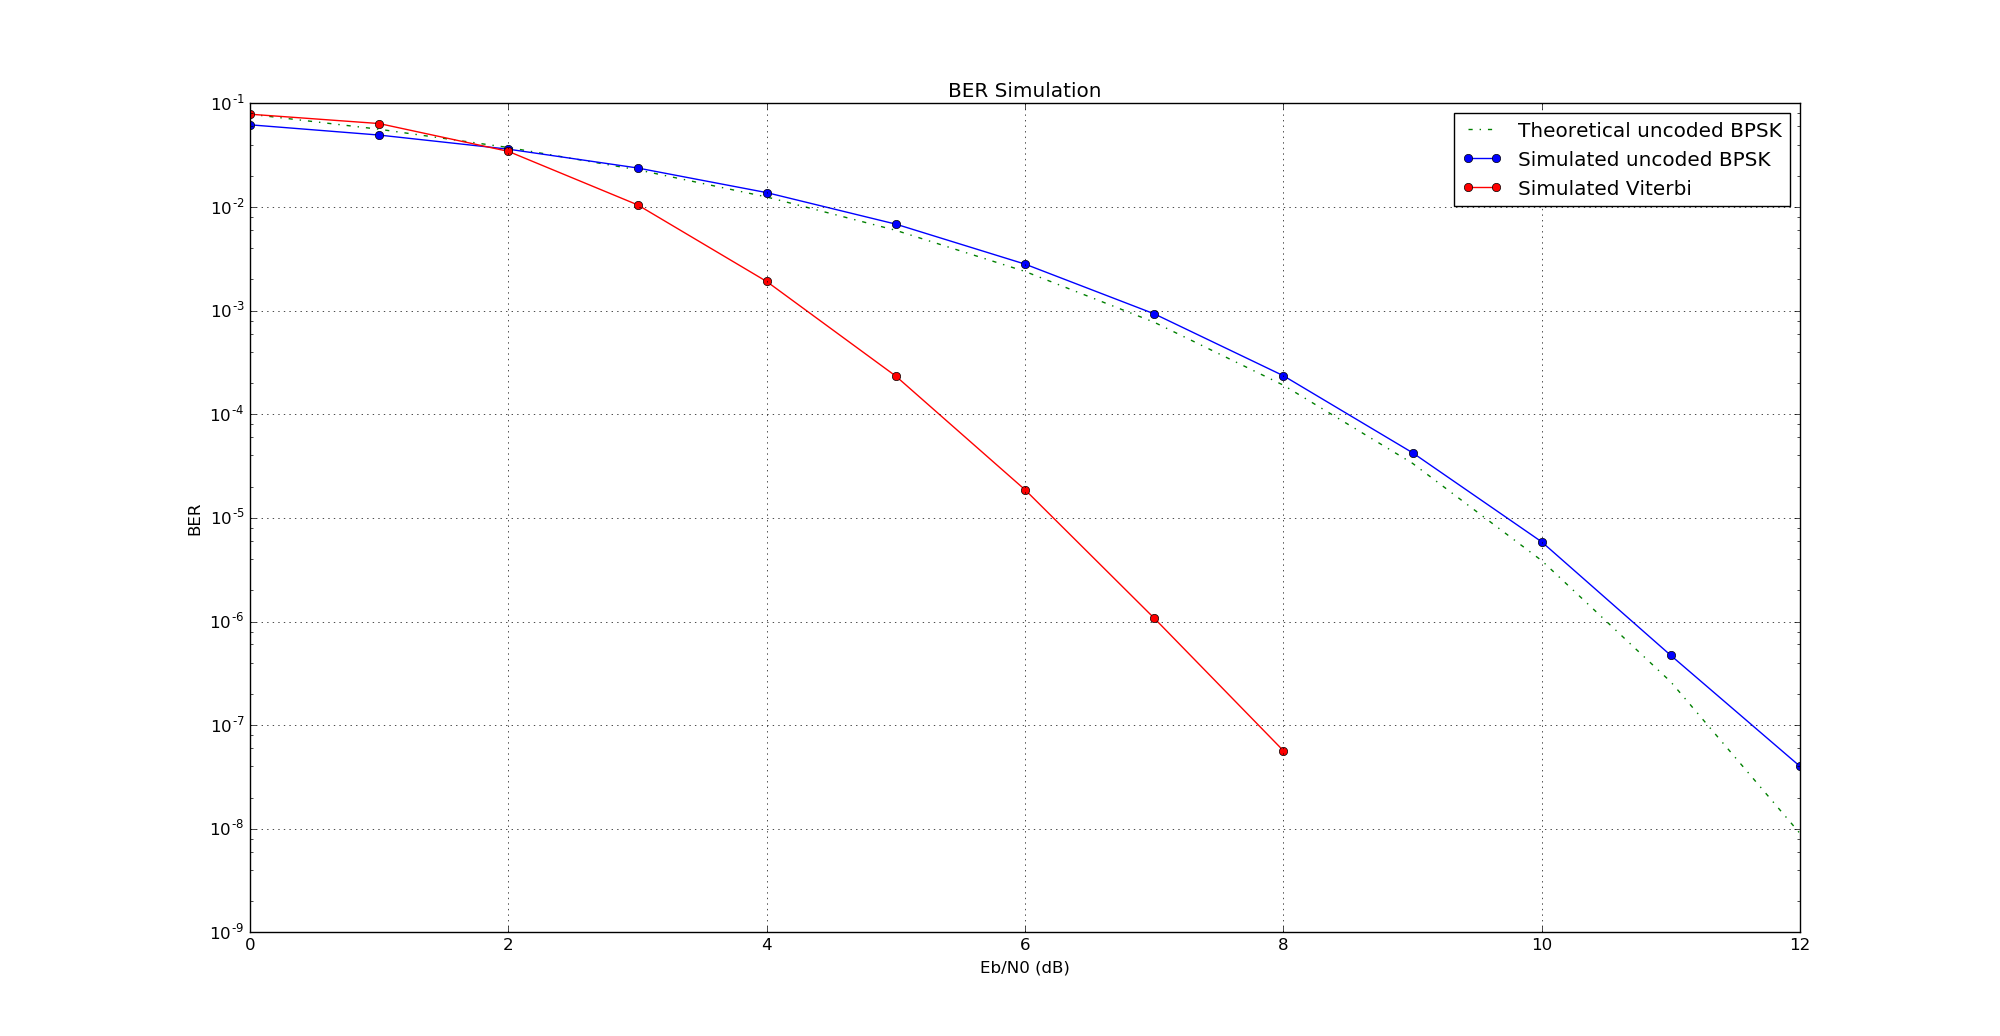

Write the Python code that produced this figure.
#!/usr/bin/env python2
#
# Copyright 2012,2013 Free Software Foundation, Inc.
#
# This file is part of GNU Radio
#
# GNU Radio is free software; you can redistribute it and/or modify
# it under the terms of the GNU General Public License as published by
# the Free Software Foundation; either version 3, or (at your option)
# any later version.
#
# GNU Radio is distributed in the hope that it will be useful,
# but WITHOUT ANY WARRANTY; without even the implied warranty of
# MERCHANTABILITY or FITNESS FOR A PARTICULAR PURPOSE.  See the
# GNU General Public License for more details.
#
# You should have received a copy of the GNU General Public License
# along with GNU Radio; see the file COPYING.  If not, write to
# the Free Software Foundation, Inc., 51 Franklin Street,
# Boston, MA 02110-1301, USA.
#

import math
import numpy
from gnuradio import gr, digital
from gnuradio import analog
from gnuradio import blocks
from gnuradio import filter
from gnuradio.filter import firdes
from gnuradio import channels
from gnuradio import fec
import sys

try:
    from scipy.special import erfc
except ImportError:
    print "Error: could not import scipy (http://www.scipy.org/)"
    sys.exit(1)

try:
    import pylab
except ImportError:
    print "Error: could not import pylab (http://matplotlib.sourceforge.net/)"
    sys.exit(1)

from lilacsat1_ber_bpsk import *
from lilacsat1_ber_viterbi import *
    
# Best to choose powers of 10
N_BITS = 1e8
SKIP = 1000
RAND_SEED = 42

def berawgn(EbN0):
    """ Calculates theoretical bit error rate in AWGN (for BPSK and given Eb/N0) """
    return 0.5 * erfc(math.sqrt(10**(float(EbN0)/10)))

class BitErrors(gr.hier_block2):
    """test"""
    def __init__(self):
        gr.hier_block2.__init__(self, "BitErrors",
                gr.io_signature(1, 1, gr.sizeof_char),
                gr.io_signature(1, 1, gr.sizeof_int))

        intdump_decim = min(int(N_BITS/10), 100000)
        self.connect(self,
                     blocks.skiphead(gr.sizeof_char, SKIP),
                     blocks.not_bb(),
                     blocks.and_const_bb(1),
                     blocks.uchar_to_float(),
                     blocks.integrate_ff(intdump_decim),
                     blocks.multiply_const_ff(1.0/intdump_decim),
                     self)

class BERAWGNSimu(gr.top_block):
    " This contains the simulation flow graph "
    def __init__(self, EbN0, viterbi=False):
        gr.top_block.__init__(self)

        self.sps = 5
        alpha = 0.35

        const = digital.constellation_bpsk().base()
        modulator = digital.generic_mod(
          constellation=const,
          differential=False,
          samples_per_symbol=self.sps,
          pre_diff_code=True,
          excess_bw=alpha,
          verbose=False,
          log=False,
          )
        channel = channels.channel_model(
        	noise_voltage=self.EbN0_to_noise_voltage(EbN0, viterbi),
        	frequency_offset=0,
        	epsilon=1.0,
        	taps=(0, 0, (1+1j)/numpy.sqrt(2), ),
        	noise_seed=RAND_SEED,
        	block_tags=False
        )
        self.sink  = blocks.vector_sink_f()
        biterrors = BitErrors()

        dut = lilacsat1_ber_viterbi() if viterbi else lilacsat1_ber_bpsk()

        pack = blocks.pack_k_bits_bb(8)
        descrambler = digital.descrambler_bb(0x21, 0x00, 16)
        self.connect(blocks.vector_source_b([1], repeat=True),
                     blocks.head(gr.sizeof_char, int(N_BITS)),
                     digital.scrambler_bb(0x21, 0x00, 16),
                     digital.diff_encoder_bb(2),
                     pack)
        self.connect(modulator, channel,
                     blocks.multiply_const_cc(0.1), # we set some amplitude to test the agc # signal amplitude 1 seems very important
                     dut,
                     digital.diff_decoder_bb(2),
                     descrambler)
        self.connect(biterrors, self.sink)
        
        if viterbi:
            deinterleave_viterbi = blocks.deinterleave(gr.sizeof_char)
            interleave_viterbi = blocks.interleave(gr.sizeof_char)
            self.connect(pack,
                         fec.encode_ccsds_27_bb(),
                         deinterleave_viterbi)
            self.connect((deinterleave_viterbi, 0),
                         (interleave_viterbi, 1))
            self.connect((deinterleave_viterbi, 1),
                         blocks.not_bb(),
                         blocks.and_const_bb(1),
                         (interleave_viterbi, 0))
            self.connect(interleave_viterbi,
                         blocks.pack_k_bits_bb(8),
                         modulator)
            descrambler2 = digital.descrambler_bb(0x21, 0x00, 16)
            self.connect((dut, 1),
                        digital.diff_decoder_bb(2),
                        descrambler2)
            or2 = blocks.or_bb()
            self.connect(descrambler, or2)
            self.connect(descrambler2, (or2, 1))
            self.connect(or2, biterrors)
            #self.sinkviterbi1 = blocks.vector_sink_b()
            #self.sinkviterbi2 = blocks.vector_sink_b()
            #self.connect(descrambler, self.sinkviterbi1)
            #self.connect(descrambler2, self.sinkviterbi2)

        else:
            self.connect(pack, modulator)
            self.connect(descrambler, biterrors)            

    def EbN0_to_noise_voltage(self, EbN0, viterbi):
        """ Converts Eb/N0 to a complex noise voltage (assuming unit symbol power) """
        spb = float(self.sps)*2.0 if viterbi else float(self.sps) # samples per bit
        return 1.0 / math.sqrt(1/spb * 10**(float(EbN0)/10))

def simulate_ber(EbN0, viterbi = False):
    """ All the work's done here: create flow graph, run, read out BER """
    print "Eb/N0 = %d dB" % EbN0
    fg = BERAWGNSimu(EbN0, viterbi)
    fg.run()
    data = fg.sink.data()
    factor = 3.0 if viterbi else 6.0 # each bit error produces 6 errors, taking into account differential coding and scrambler
    return numpy.sum(data)/(factor*len(data))

if __name__ == "__main__":
    EbN0_min = 0
    EbN0_max = 12
    EbN0_range = range(EbN0_min, EbN0_max+1)
    ber_theory = [berawgn(x)      for x in EbN0_range]
    print "Simulating uncoded BPSK..."
    ber_simu_bpsk   = [simulate_ber(x, False) for x in EbN0_range]
    print "Simulating Viterbi..."
    ber_simu_viterbi   = [simulate_ber(x, True) for x in EbN0_range]

    f = pylab.figure()
    s = f.add_subplot(1,1,1)
    s.semilogy(EbN0_range, ber_theory, 'g-.', label="Theoretical uncoded BPSK")
    s.semilogy(EbN0_range, ber_simu_bpsk, 'b-o', label="Simulated uncoded BPSK")
    s.semilogy(EbN0_range, ber_simu_viterbi, 'r-o', label="Simulated Viterbi")
    s.set_title('BER Simulation')
    s.set_xlabel('Eb/N0 (dB)')
    s.set_ylabel('BER')
    s.legend()
    s.grid()
    pylab.show()
